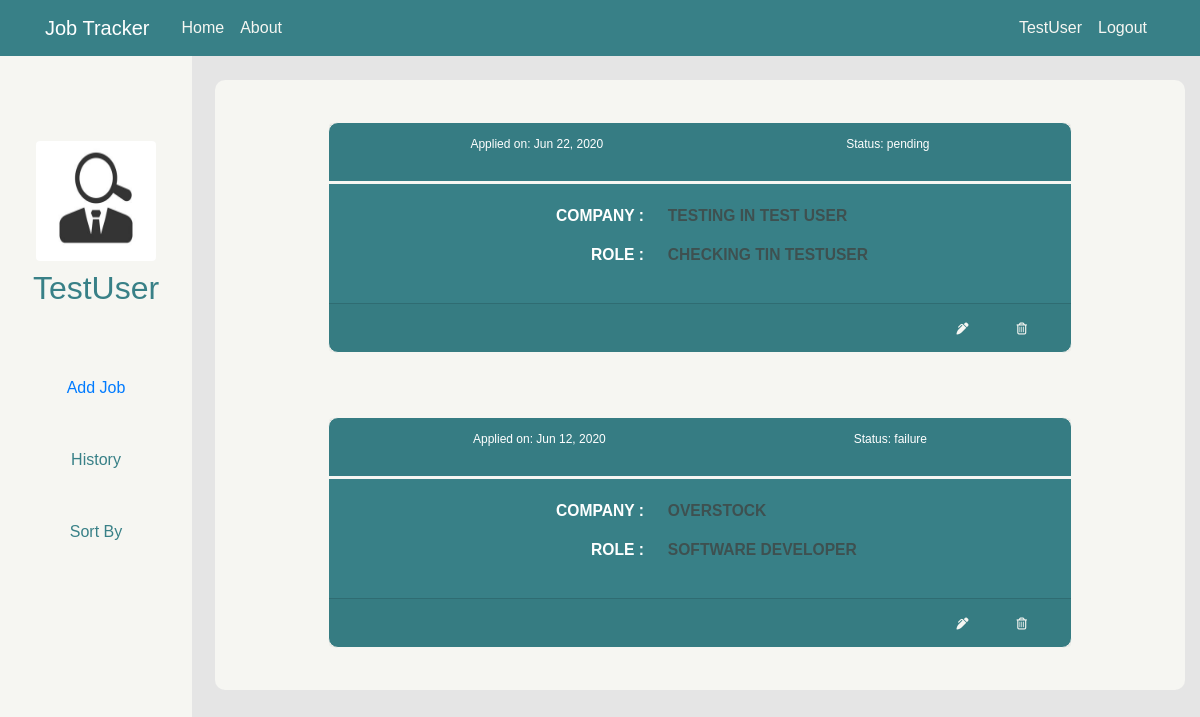
Screenshot of / (signed in) with the database file from the repository.
### users/models.py (models this page shows, shortened)
class Profile(models.Model):
    user = models.OneToOneField(User, on_delete=models.CASCADE)
    image = models.ImageField(default='default.jpg', upload_to='profile_pics')

### sourceCode/models.py (models this page shows, shortened)
class Post(models.Model):
    company = models.TextField()
    role = models.TextField()
    date_applied = models.DateTimeField(default=timezone.now)
    status = models.CharField(max_length=8, choices=STATUS_CHOICES, null=True, blank=True)
    author = models.ForeignKey(User, on_delete=models.CASCADE)

### sourceCode/views.py (the view)
# urls.py: 2. Add a URL to urlpatterns:  path('', views.home, name='home')
@login_required
def home(request):
    current_user = User.objects.filter(username=request.user)
    context = {
        'appliedJobs' : Post.objects.filter(author=current_user[0]).order_by('-date_applied')
    }
    return render(request, 'sourceCode/home.html', context)

### sourceCode/templates/sourceCode/home.html (shortened to what this page needs)
  {% extends "sourceCode/base.html" %}
  {% block sidenav%}
  <div class="sidenav d-flex flex-column align-items-center justify-content-start">
    <a class="mt-5 d-flex flex-column align-items-center justify-content-center sidenav-user-info"
    href="{% url 'profile'%}">
      <img class="rounded sidenav-img" src="{{ user.profile.image.url }}" >
    <h2 class="mt-2">{{user.username}}</h2>
    </a>
    <a class="mt-5" href= {% url 'post-create' %}>
      Add Job
    <div class="mt-5">
      History
    </div>
    <div class="mt-5">
      Sort By
    </div>
  </div>
  {% endblock %}
  {% block content %}
  {% if appliedJobs|length <= 0 %}
  <div class="d-flex flex-column align-items-center justify-content-center default-text-home">
          <h2>NO TRACKER AVAILABLE. </h2>
      <h3>CLICK “ADD JOB ” TO TRACK JOBS</h3>
      <a href="{% url 'post-create'%}"> ADD JOB</a>
  </div>
  {% else %}
  <div class="tracker-content-section d-flex flex-column align-items-center">
    {% for job in appliedJobs %}
    <div class="card">
        <div class="card-header d-flex justify-content-around align-items-end">
          <p>Applied on: {{ job.date_applied|date:"M d, Y" }}</p>
          <p>Status: {{ job.status }}</p>
        </div>
        <div class="card-body">
          <p>Company :</p> <span class="ml-4">
              {{ job.company }}</span>
          <p>Role :</p> <span class="ml-4">{{ job.role }}</span>
        </div>
        <div class="card-footer">
          <a href="{% url 'post-update' job.id %}" title="update">
            <i class='fas fa-pen-alt update-icon'></i>
          </a>
          <a href="{% url 'post-delete' job.id %}" title="delete">
            <i class='far fa-trash-alt delete-icon'></i>
          </a>
        </div>
    </div>
    {% endfor %}
  </div>
  {% endif %}
    {% endblock content %}

### sourceCode/templates/sourceCode/base.html (shortened to what this page needs)
{% load static%}
<!DOCTYPE html>
<html lang="en" dir="ltr">
<head>
  <link rel="stylesheet" href="https://maxcdn.bootstrapcdn.com/bootstrap/4.0.0/css/bootstrap.min.css">
  <link rel="stylesheet" type="text/css" href="{% static 'sourceCode/main.css'%}">
</head>
<body>
  <header class="site-header">
  <nav class="navbar navbar-expand-md navbar-dark bg-steel fixed-top">
    <div class="container">
      <a class="navbar-brand mr-4" href="{% url 'jobTrack-home'%}">Job Tracker</a>
      <div class="collapse navbar-collapse" id="navbarToggle">
        <div class="navbar-nav mr-auto">
          {% if user.is_authenticated %}
          <a class="nav-item nav-link" href="{% url 'jobTrack-home'%}">Home</a>
          <a class="nav-item nav-link" href="{% url 'jobTrack-about'%}">About</a>
          {% endif %}
        </div>
        <div class="navbar-nav">
          {% if user.is_authenticated %}
            <a class="nav-item nav-link" href="{% url 'profile'%}">
              {{user.username}}
            </a>
            <a class="nav-item nav-link" href="{% url 'logout'%}">Logout</a>
          {% else %}
            <a class="nav-item nav-link" href="{% url 'login'%}">Login</a>
            <a class="nav-item nav-link" href="{% url 'register'%}">Register</a>
            {% endif %}
        </div>
      </div>
    </div>
  </nav>
</header>
<main role="main" class="container-fluid">
<div class="row">
  <div class="">
    {%  block sidenav %}{% endblock%}
  </div>
  <div class="col-md-10 ml-md-auto">
    {% block content %}{% endblock %}
  </div>
</div>
</main>
</body>
</html>

### sourceCode/static/sourceCode/main.css (style rules this page uses)
body { background: #E5E5E5; margin: 0; padding: 0; box-sizing: border-box; margin-top: 5rem; font-family: 'Russo One', sans-serif; }
.bg-steel { background-color: #388087; }
.site-header .navbar-nav .nav-link { color: #F6F6F2; }
.sidenav { position: fixed; background: #F6F6F2; height: 100vh; width: 16%; margin-top: -5rem; padding-top: 5rem; color: #388087;s }
.sidenav-user-info { width: 180px; height: 200px; border-radius: 1rem; transition: all 0.5s; }
.sidenav-img { width: 120px; height: 120px; }
.sidenav-user-info h2 { color: #388087; }
.tracker-content-section { background: #F6F6F2; padding: 10px 20px; border-radius: 10px; }
.card { background-color: #388087; margin: 2rem 0; border-radius: 10px; border-color: #F6F6F2; width: 80%; color: white; }
.card-header { border-color: #F6F6F2; border-width: 0.2rem; }
.card-header p { font-size: 1vw; }
.card-body { text-transform: uppercase; }
.card-body p { display: inline-block; float: left; clear: left; width: 42%; text-align: right; font-size: 1.3vw; font-weight: bold; }
.card-body span { display: inline-block; float: left; font-size: 1.3vw; color: #3E5050; font-weight: bold; }
.card-footer { height: 8%; display: flex; align-items: center; justify-content: flex-end; }
.card-footer a { color: #F6F6F2; text-decoration: none; cursor: pointer; margin: 0 2vw; }
.card-footer a i { font-size: 1vw; }

### rows the page displays
Post: date_applied "Jun 22, 2020", status "pending", company "TESTING IN TEST USER", role "CHECKING TIN TESTUSER"
Post: date_applied "Jun 12, 2020", status "failure", company "OVERSTOCK", role "SOFTWARE DEVELOPER"

### other values shown
{{ user.username }} "TestUser"
